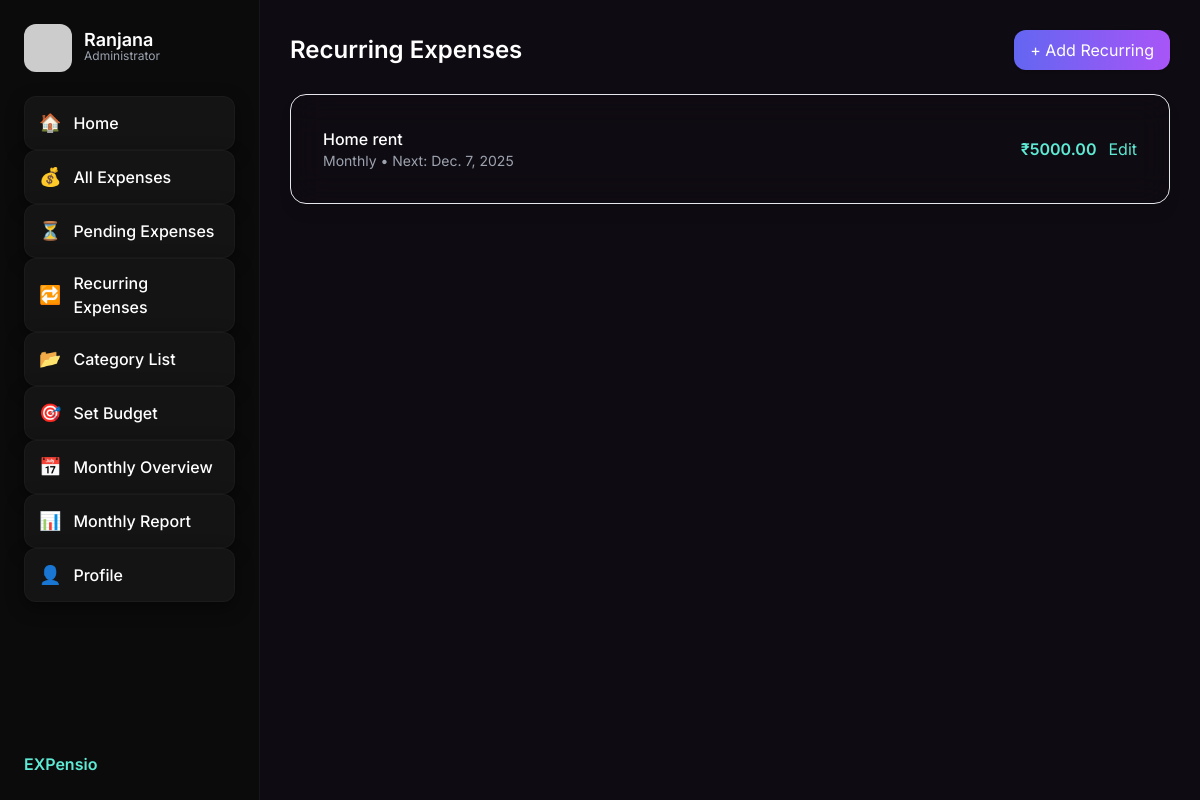
Screenshot of /recurring/ (signed in) with the database file from the repository.
### expenses/models.py (models this page shows, shortened)
class RecurringExpense(models.Model):
    user = models.ForeignKey(User, on_delete=models.CASCADE)
    category = models.ForeignKey(Category, on_delete=models.SET_NULL, null=True)
    title = models.CharField(max_length=100)
    amount = models.DecimalField(max_digits=10, decimal_places=2)
    cycle = models.CharField(max_length=20, default="Monthly")
    next_date = models.DateField()

### expenses/views.py (the view)
# urls.py: path("recurring/", views.recurring_list, name="recurring_list"),
@login_required
def recurring_list(request):
    recurring = RecurringExpense.objects.filter(user=request.user)
    return render(request, "expenses/recurring_list.html", {"recurring": recurring})

### expenses/templates/expenses/recurring_list.html (shortened to what this page needs)
{% extends "expenses/base.html" %}
{% block content %}
<div class="flex items-center justify-between mb-6">
  <h1 class="text-white text-2xl font-semibold">Recurring Expenses</h1>
  <a href="{% url 'recurring_add' %}" class="px-4 py-2 rounded-xl bg-gradient-to-r from-indigo-500 to-purple-500 text-white shadow">+ Add Recurring</a>
</div>
<div class="backdrop-blur-lg bg-white/3 border border-white/6 rounded-2xl p-5 shadow-lg">
  <ul class="space-y-3">
    {% for r in recurring %}
    <li class="flex items-center justify-between p-3 rounded-lg hover:bg-white/6 transition">
      <div>
        <div class="text-white font-medium">{{ r.title }}</div>
        <div class="text-gray-400 text-sm">{{ r.cycle }} • Next: {{ r.next_date }}</div>
      </div>
      <div class="flex items-center gap-3">
        <div class="text-teal-300 font-semibold">₹{{ r.amount }}</div>
        <a href="{% url 'recurring_edit' r.id %}" class="text-teal-300">Edit</a>
      </div>
    </li>
    {% empty %}
    <li class="text-center text-gray-500 py-6">No recurring expenses</li>
    {% endfor %}
  </ul>
</div>
{% endblock %}

### expenses/templates/expenses/base.html (shortened to what this page needs)
<!DOCTYPE html>
<html lang="en">
<head>
  <script src="https://cdn.tailwindcss.com"></script>
</head>
<body>
<div class="app">
  <aside class="sidebar" id="sidebar">
    <div class="flex items-center gap-3 mb-6">
      <img src="https://i.pravatar.cc/100?img=47" class="w-12 h-12 rounded-xl">
      <div class="side-text">
        <div class="text-white font-semibold text-lg leading-4">{{user.username}}</div>
        <div class="muted text-xs">Administrator</div>
      </div>
    </div>
<nav class="space-y-2">
  <a href="{% url 'dash' %}">
    <div class="sidebar-card">
      <span class="text-white text-lg">🏠</span>
      <span class="side-text text-white font-medium">Home</span>
    </div>
  </a>
  <a href="{% url 'expenses_list' %}">
    <div class="sidebar-card">
      <span class="text-white text-lg">💰</span>
      <span class="side-text text-white font-medium">All Expenses</span>
    </div>
  </a>
  <a href="{% url 'pending_expenses' %}">
    <div class="sidebar-card">
      <span class="text-white text-lg">⏳</span>
      <span class="side-text text-white font-medium">Pending Expenses</span>
    </div>
  </a>
  <a href="{% url 'recurring_list' %}">
    <div class="sidebar-card">
      <span class="text-white text-lg">🔁</span>
      <span class="side-text text-white font-medium">Recurring Expenses</span>
    </div>
  </a>
  <a href="{% url 'categories_list' %}">
    <div class="sidebar-card">
      <span class="text-white text-lg">📂</span>
      <span class="side-text text-white font-medium">Category List</span>
    </div>
  </a>
  <a href="{% url 'set_budget' %}">
    <div class="sidebar-card">
      <span class="text-white text-lg">🎯</span>
      <span class="side-text text-white font-medium">Set Budget</span>
    </div>
  </a>
  <a href="{% url 'monthly_overview' %}">
    <div class="sidebar-card">
      <span class="text-white text-lg">📅</span>
      <span class="side-text text-white font-medium">Monthly Overview</span>
    </div>
  </a>
  <a href="{% url 'monthly_report' %}">
    <div class="sidebar-card">
      <span class="text-white text-lg">📊</span>
      <span class="side-text text-white font-medium">Monthly Report</span>
    </div>
  </a>
  <a href="{% url 'profile' %}">
    <div class="sidebar-card">
      <span class="text-white text-lg">👤</span>
      <span class="side-text text-white font-medium">Profile</span>
    </div>
  </a>
</nav>
    <div class="absolute bottom-6 left-6 text-teal-300 font-semibold">
      EXPensio
    </div>
  </aside>
  <main class="content">
    {% block content %}
    {% endblock %}
  </main>
</div>
</body>
</html>

### expenses/templates/expenses/base.html (style rules this page uses)
body { margin:0; font-family: "Inter", sans-serif; background:#0f0b12; height:100vh; overflow:hidden; }
.app { display:flex; height:100vh; width:100vw; }
.sidebar { width: 260px; background: #0B0B0B; padding: 24px; border-right: 1px solid rgba(255,255,255,0.05); overflow-y:auto; transition:0.25s; }
.sidebar-card { background:#141414; padding:12px 14px; border-radius:12px; box-shadow: 0 6px 18px rgba(0,0,0,0.45); border:1px solid rgba(255,255,255,0.03); display:flex; align-items:center; gap:12px; cursor:pointer; transition:0.2s; }
.content { flex:1; overflow-y:auto; padding:30px; }
.muted { color:#9CA3AF; }

### rows the page displays
RecurringExpense: title "Home rent", cycle "Monthly", next_date "Dec. 7, 2025", amount "5000.00"

### other values shown
{{ user.username }} "Ranjana"
